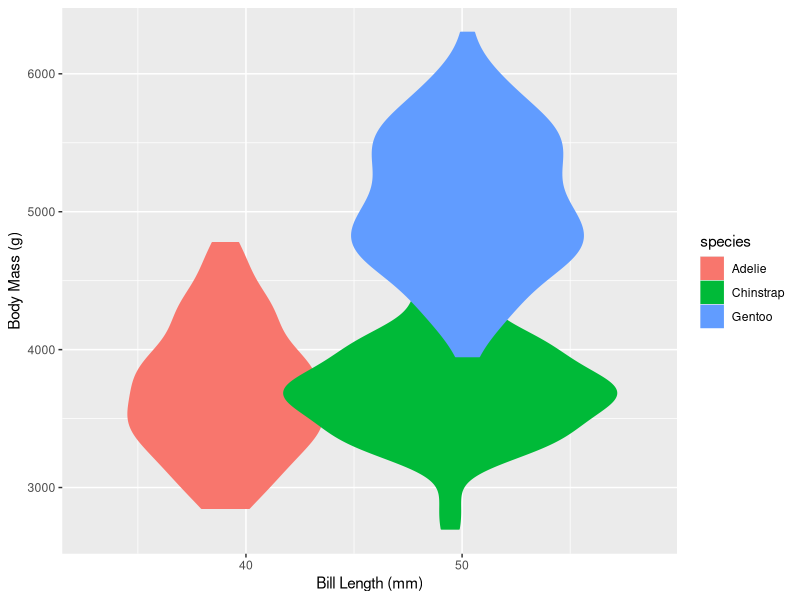
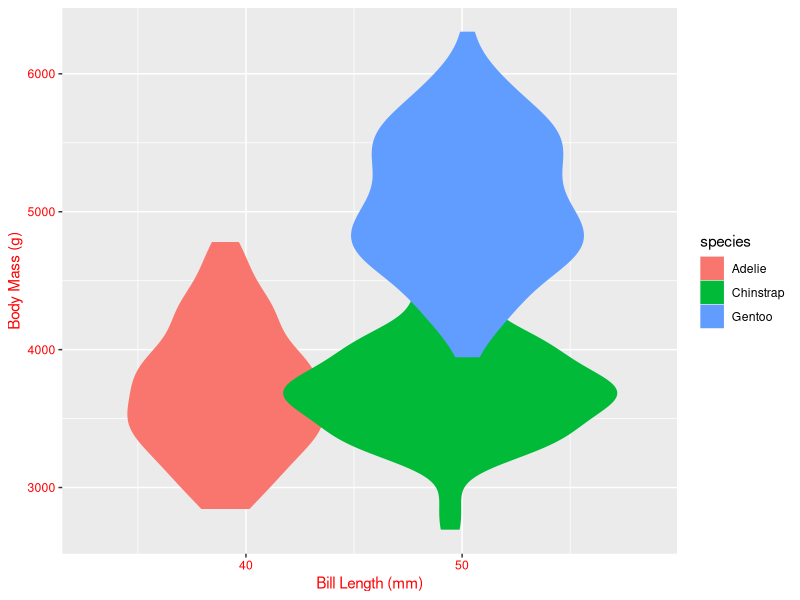
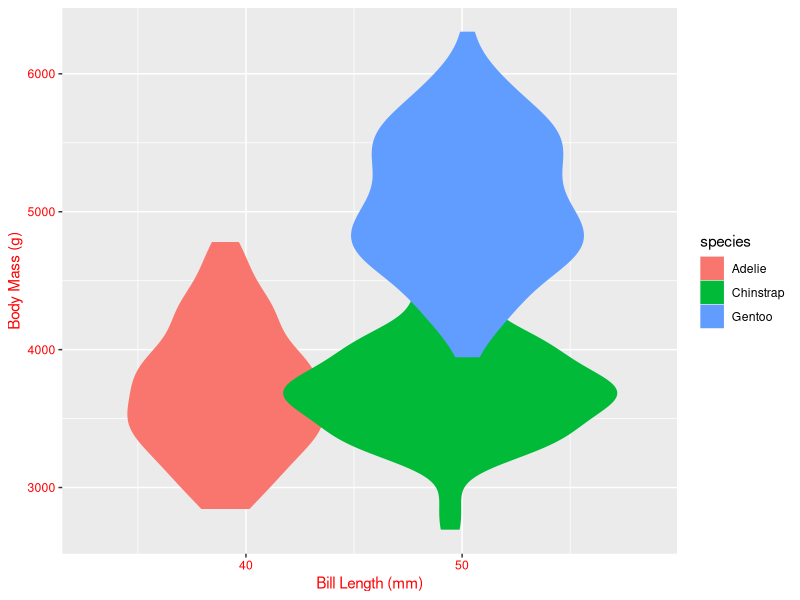

Here is the R script that generated these plots, in order:
## ---- chunk 1
knitr::opts_chunk$set(echo = TRUE, warning = FALSE)
## ---- chunk 2
library(tidyverse)
library(dplyr)
library(here)
library(palmerpenguins)
library(kableExtra)
library(ggplot2)
## ---- chunk 3
## creating roundpenguins as a new function containing 3 sub-functions
roundpenguins <- function(penguins) {  
  penguins %>%              ## calling 'penguins' dataset as argument for mutate function
    mutate(bill_depth_mm = round(bill_depth_mm),  ## rounds bill_depth column to integers
           bill_length_mm = round(bill_length_mm)) %>%  ## round bill_length col to integers
    na.omit() ## removes any rows containing empty fields in any columns
}

## using 'roundpenguins' function to clean penguin data columns
roundedpenguins <- roundpenguins(penguins)  
view(roundedpenguins)
## ---- chunk 4
head(roundedpenguins)
## ---- chunk 5


penguinviolin <- function(penguins) {   ## creating new function with penguin argument for data to produce a penguin plot
  ggplot(data = penguins,aes(x = bill_length_mm, 
          y = body_mass_g,
          color = species,
          fill = species))+    
          geom_violin()+## using violin plot 
  labs(x = "Bill Length (mm)",     # Axis labels 
       y = "Body Mass (g)")  }



p1 <- penguinviolin(penguins) ## creating output "p1" using the new "penguinviolin" function
p1 ## displaying penguin violin plot
  


## ---- chunk 6

redtext <- function() {
  theme(plot.title = element_text(color = "red"),
        axis.text = element_text(color = "red"),
        axis.title = element_text(color = "red"))
  }

## ---- chunk 7

### so just copying code for a ggplot and on the last line the redtext function is added
ggplot(data = penguins,aes(x = bill_length_mm, 
          y = body_mass_g,
          color = species,
          fill = species))+    
          geom_violin()+## using violin plot 
  labs(x = "Bill Length (mm)",     # Axis labels 
       y = "Body Mass (g)") +
  redtext()  ## here the redtext function now changes x and y axis to red and axis labels also.

p1+redtext()    ## these functions work together nicely :)
